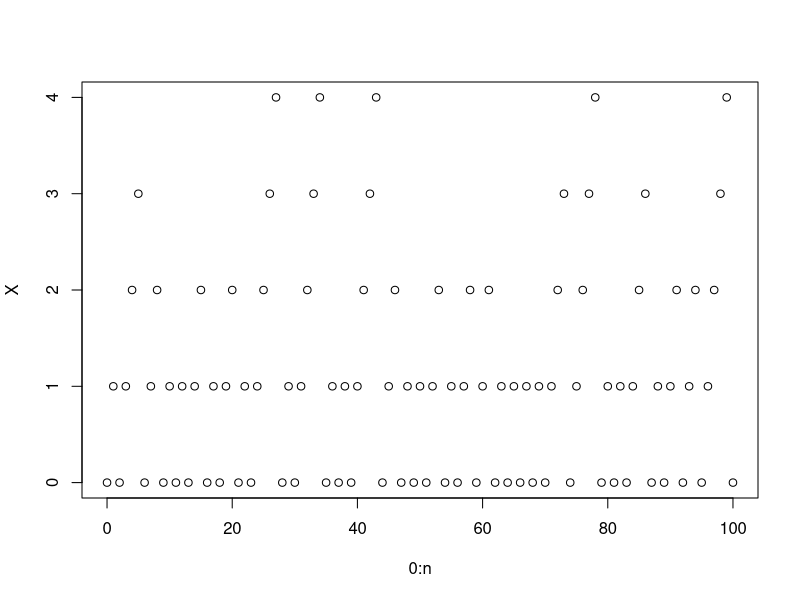
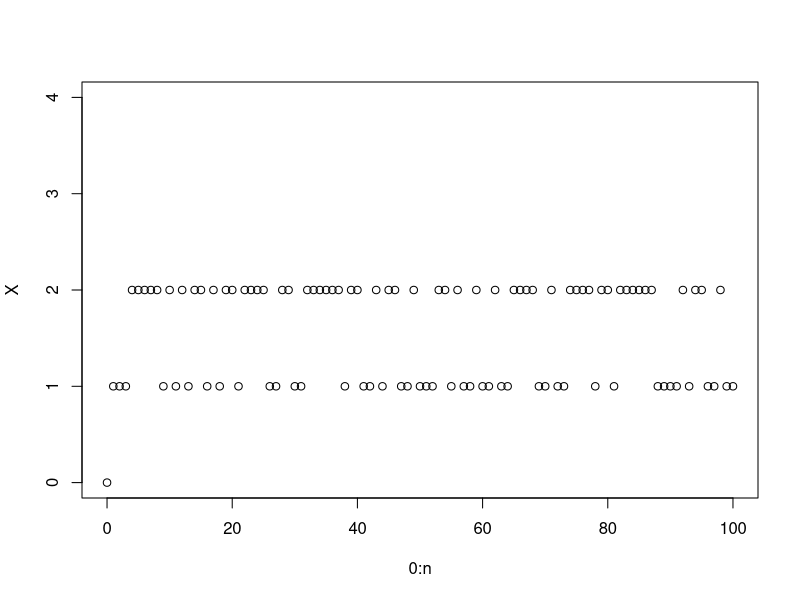

The R script that drew these images, in order:
## ---- chunk 1
# Define conditional probabilities
P0<-c(0, 1, 0, 0, 0)
P1<-c(1/2,0,1/2,0,0)
P2<-c(1/2,0,0,1/2,0)
P3<-c(1/2,0,0,0,1/2)
P4<-c(1,0,0,0,0)
P<-rbind(P0,P1,P2,P3,P4)
P
rowSums(P)
## ---- chunk 2
# Two Step
P%*%P

# Four Step
P%*%P%*%P%*%P

# General power
mpow<-function(X,m){
  temp<-X
  if(m >2){
    for(i in 2:m){
      temp<-temp%*%X
    }
  }
  return(temp)
}

mpow(P,100)
## ---- chunk 3
# Method 1: Eigenvector with eval 1
# R by default calculates right eigenvectors
# but we want from the left, so we use transpose.
Eig_P<-eigen(t(P)) 
Eig_P$values
## ---- chunk 4
v1<-Eig_P$vectors[,1]
v1
## ---- chunk 5
pi_stat<-Re(v1) # get rid of imaginary values
pi_stat<-pi_stat/sum(pi_stat) # scale to sum to 1

rbind(
round(pi_stat,digits=5),
round(mpow(P,2)[1,],digits=5),
round(mpow(P,10)[1,],digits=5),
round(mpow(P,20)[1,],digits=5),
round(mpow(P,100)[1,],digits=5))
## ---- chunk 6
n<-100
X<-numeric(n+1)
X[1] = 0
for(i in 2:(n+1)){
  prob<-P[X[i-1]+1,]
  X[i] = sample(0:4,size=1,prob=prob)
}
plot(0:n,X)
summary(as.factor(X))/length(X)
pi_stat
## ---- chunk 7
# Define conditional probabilities
P0<-c(0, 1, 0, 0, 0)
P1<-c(1/2,0,1/2,0,0)
P2<-c(0,1/2,0,1/2,0)
P3<-c(1/2,0,0,0,1/2)
P4<-c(0,1,0,0,0)
P<-rbind(P0,P1,P2,P3,P4)
P
rowSums(P)
## ---- chunk 8
# Two Step
P%*%P

# Four Step
P%*%P%*%P%*%P

# General power
mpow<-function(X,m){
  temp<-X
  if(m >2){
    for(i in 2:m){
      temp<-temp%*%X
    }
  }
  return(temp)
}

mpow(P,100)
mpow(P,101)
## ---- chunk 9
# Method 1: Eigenvector with eval 1
# R by default calculates right eigenvectors
# but we want from the left, so we use transpose.
Eig_P<-eigen(t(P)) 
Eig_P$values
## ---- chunk 10
v2<-Eig_P$vectors[,2]
v2
## ---- chunk 11
pi_stat<-Re(v2) # get rid of imaginary values
pi_stat<-pi_stat/sum(pi_stat) # scale to sum to 1

rbind(
round(pi_stat,digits=5),
round(mpow(P,100)[1,],digits=5),
round(mpow(P,101)[1,],digits=5))
## ---- chunk 12
n<-1000
X<-numeric(n+1)
X[1] = 0
for(i in 2:(n+1)){
  prob<-P[X[i-1]+1,]
  X[i] = sample(0:4,size=1,prob=prob)
}
summary(as.factor(X))/length(X)
pi_stat
## ---- chunk 13
# Define conditional probabilities
P0<-c(0, 1/2, 0, 1/2, 0)
P1<-c(0,1/2,1/2,0,0)
P2<-c(0,1/2,1/2,0,0)
P3<-c(0,0,0,1/2,1/2)
P4<-c(0,0,0,1/2,1/2)
P<-rbind(P0,P1,P2,P3,P4)
P
rowSums(P)
## ---- chunk 14
# Two Step
P%*%P

# Four Step
P%*%P%*%P%*%P

# General power
mpow<-function(X,m){
  temp<-X
  if(m >2){
    for(i in 2:m){
      temp<-temp%*%X
    }
  }
  return(temp)
}

mpow(P,100)
mpow(P,101)
## ---- chunk 15
# Method 1: Eigenvector with eval 1
# R by default calculates right eigenvectors
# but we want from the left, so we use transpose.
Eig_P<-eigen(t(P)) 
Eig_P$values
## ---- chunk 16
v1<-Eig_P$vectors[,1]
v2<-Eig_P$vectors[,2]
v1
v2
## ---- chunk 17
pi_stat1<-Re(v1) # get rid of imaginary values
pi_stat1<-pi_stat1/sum(pi_stat1) # scale to sum to 1

pi_stat2<-Re(v2) # get rid of imaginary values
pi_stat2<-pi_stat2/sum(pi_stat2) # scale to sum to 1

rbind(
round(pi_stat1,digits=5),
round(pi_stat2,digits=5),
round(mpow(P,100)[1,],digits=5))
## ---- chunk 18
n<-100
X<-numeric(n+1)
X[1] = 0
for(i in 2:(n+1)){
  prob<-P[X[i-1]+1,]
  X[i] = sample(0:4,size=1,prob=prob)
}
plot(0:n,X,ylim=c(0,4))
summary(factor(X,levels=0:4))/length(X)
pi_stat1
pi_stat2
